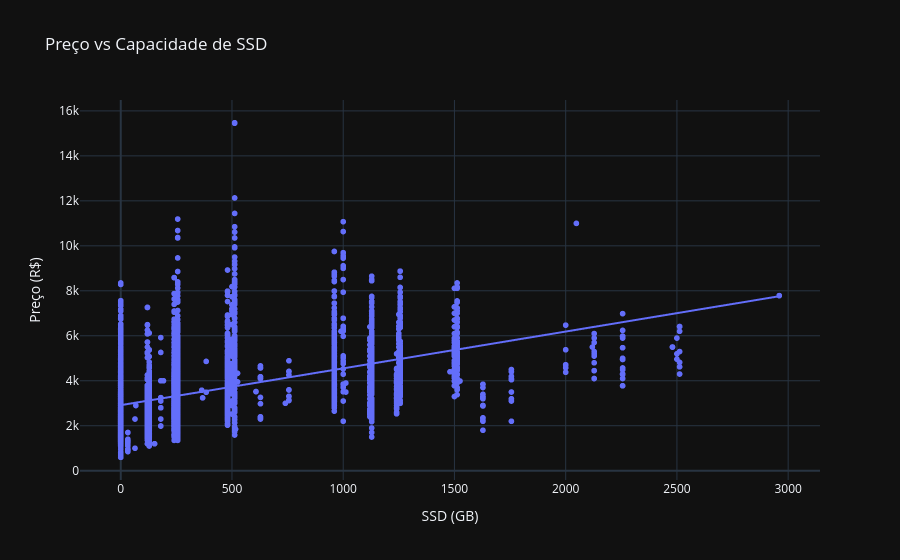

Notebook code for this chart:
### Markdown cell above
### Drive memory size

Nesse caso existem alguns aproches para tratar esse campo, mas para isso precisamos

### Code cell
def parse_storage(row):
    txt = f"{row.get('drive memory size (GB)', '')} {row.get('drive type', '')}".lower()
    m = re.search(r'(\d+)\s*gb\s*ssd.*?(\d+)\s*(?:gb|tb)\s*hdd', txt)
    if m:
        ssd = int(m.group(1)); hdd = int(m.group(2)) * (1024 if 'tb' in txt else 1)
        return ssd, hdd
    if 'ssd' in txt and 'hdd' not in txt:
        num = re.search(r'(\d+)', txt); return (int(num[0]) if num else np.nan), 0
    if 'hdd' in txt and 'ssd' not in txt:
        num = re.search(r'(\d+)', txt); return 0, (int(num[0]) if num else np.nan)
    if 'ssd' in txt and 'hdd' in txt:
        num = re.search(r'(\d+)', txt); return (int(num[0]) if num else np.nan), np.nan
    return np.nan, np.nan

df[['ssd_gb','hdd_gb']] = df.apply(parse_storage, axis=1, result_type='expand')
df['price']   = pd.to_numeric(df['buynow_price'], errors='coerce')
df['has_ssd'] = (df['ssd_gb'].fillna(0) > 0).astype(int)

# ---------- correlação ----------
mask   = df['ssd_gb'].notna() & df['price'].notna()
rho, p = spearmanr(df.loc[mask,'ssd_gb'], df.loc[mask,'price'])
print(f'Spearman ρ = {rho:.2f}  (p={p:.3g})')

# ---------- plot Scatter Plotly ----------
fig = px.scatter(df.loc[mask], x='ssd_gb', y='price',
                 title='Preço vs Capacidade de SSD',
                 labels={'ssd_gb':'SSD (GB)', 'price':'Preço (R$)'},
                 trendline='ols')        # linha de tendência opcional
fig.update_layout(template='plotly_dark')
fig.show()

### Figure 1 — Plotly figure (JSON) as saved in the notebook; plotly's stock layout.template omitted (floating-point values rounded to 4 significant figures; data arrays with more than 128 entries replaced by an {"elided": "..."} marker saying what was removed)
{"data": [{"hovertemplate": "SSD (GB)=%{x}<br>Preço (R$)=%{y}<extra></extra>", "legendgroup": "", "marker": {"color": "#636efa", "symbol": "circle"}, "mode": "markers", "name": "", "showlegend": false, "type": "scattergl", "x": {"elided": "4285 float values"}, "xaxis": "x", "y": {"elided": "4285 float values"}, "yaxis": "y"}, {"hovertemplate": "<b>OLS trendline</b><br>price = 1.63629 * ssd_gb + 2915.18<br>R<sup>2</sup>=0.225914<br><br>SSD (GB)=%{x}<br>Preço (R$)=%{y} <b>(trend)</b><extra></extra>", "legendgroup": "", "marker": {"color": "#636efa", "symbol": "circle"}, "mode": "lines", "name": "", "showlegend": false, "type": "scattergl", "x": {"elided": "4285 float values"}, "xaxis": "x", "y": {"elided": "4285 float values"}, "yaxis": "y"}], "layout": {"legend": {"tracegroupgap": 0}, "title": {"text": "Preço vs Capacidade de SSD"}, "xaxis": {"anchor": "y", "domain": [0, 1], "title": {"text": "SSD (GB)"}}, "yaxis": {"anchor": "x", "domain": [0, 1], "title": {"text": "Preço (R$)"}}}}
